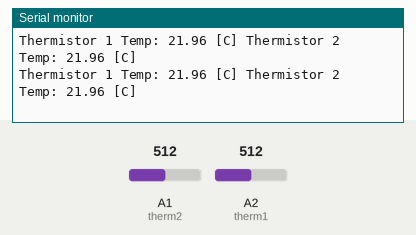
A sketch run on a simulated Arduino Uno, built with avr-gcc and run on an emulated ATmega328P. Shown: the last lines printed to the serial monitor. Inputs (shaded band) come from the test bench; at power-on: A1 (therm2) = 512, A2 (therm1) = 512.

Above: at 1.8 s.
1.9 s: A1 (therm2) set to 716
At 2.8 s:
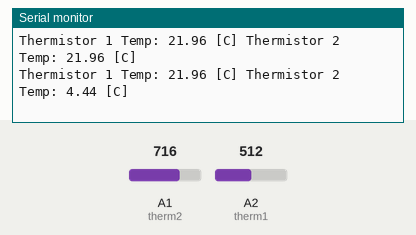
3.4 s: A2 (therm1) set to 716
At 4.7 s:
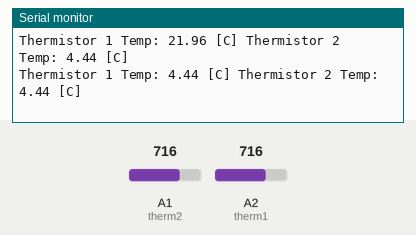
4.9 s: A1 (therm2) set to 900
At 5.8 s:
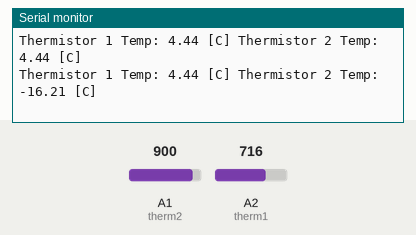
6.4 s: A2 (therm1) set to 900
At 7.6 s:
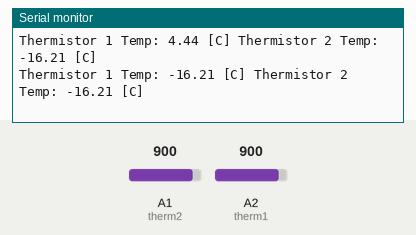
Timing chart, 0 to 8.9 s (numbered marks = the images above; inputs shaded):
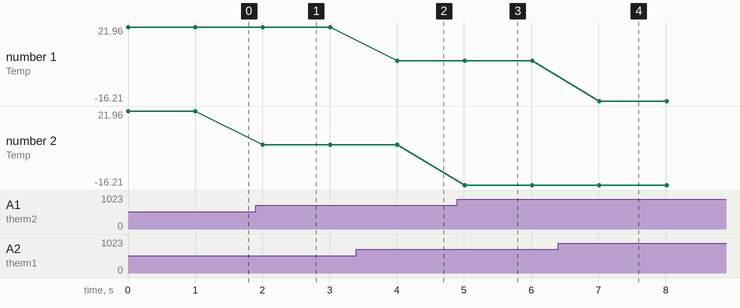

Measured:
- after the input at 1.9 s, the serial monitor: prints a new line after 0.11 s (image 1)
- after the input at 3.4 s, the serial monitor: prints a new line after 0.61 s (image 2)
- after the input at 4.9 s, the serial monitor: prints a new line after 0.11 s (image 3)
- after the input at 6.4 s, the serial monitor: prints a new line after 0.61 s (image 4)
- plotted number 2: 21.96 → 4.44 after the input at 1.9 s, 4.44 → -16.21 after the input at 4.9 s

The sketch:

Vacuum_thermistor_test.ino
```cpp
// Define thermistor pins
const int therm1 = A2;             // Analog value for thermistor 1
const int therm2 = A1;             // Analog value for thermistor 2


//Constants//

const int tenK = 10000;       // Constant value for 10k ohm resistor
const int therm_nom = 10000;  // thermistor resistance at nominal temperature
const int B = 3950;           // Beta parameter
const int T0 = 22.4;            // nominal temperature

float reading1;                // define variable for analong reading for thermistor 1
float reading2;                // define variable for analong reading for thermistor 2


float Resistance1;             // define variable for resistance
float Resistance2;             // define variable for resistance


float steinhart1;              // Variable for stienhart equation results
float steinhart2;              // Variable for stienhart equation results

float celsius;
int DT = 1000;  // delay time [ms]


void setup() {
  Serial.begin(9600);
}

void loop() {

// Reading both thermistors
 reading1 = analogRead(therm1);   // analog value from thermistor A0
 reading2 = analogRead(therm2);   // analog value from thermistor A1


  // Convert analog reading to resistance
  Resistance1 = (tenK * reading1) / (1023 - reading1);  // Equation to convert analog value into resistance
  Resistance2 = (tenK * reading2) / (1023 - reading2);  // Equation to convert analog value into resistance

  //Steinhart equation for thermistor 1
  steinhart1 = Resistance1 / therm_nom;      //(R/Ro)
  steinhart1 = log(steinhart1);              //ln(R/Ro)
  steinhart1 /= B;                          // 1/B * ln(R/Ro) divide by biot coefficent. Assign new value to variable steinhart
  steinhart1 += 1.0 / (T0 + 273.15);        // +(1/To)
  steinhart1 = 1.0 / steinhart1;             // invert
  steinhart1 -= 273.15;                     // convert to celsius

  //Steinhart equation for thermistor 2
  steinhart2 = Resistance2 / therm_nom;      //(R/Ro)
  steinhart2 = log(steinhart2);              //ln(R/Ro)
  steinhart2 /= B;                          // 1/B * ln(R/Ro) divide by biot coefficent. Assign new value to variable steinhart
  steinhart2 += 1.0 / (T0 + 273.15);        // +(1/To)
  steinhart2 = 1.0 / steinhart2;             // invert
  steinhart2 -= 273.15;                     // convert to celsius


  // Print Results
  Serial.print("Thermistor 1 Temp: ");
  Serial.print(steinhart1);
  Serial.print(" [C] ");

  Serial.print("Thermistor 2 Temp: ");
  Serial.print(steinhart2);
  Serial.println(" [C] ");

  delay(DT);
}
```
